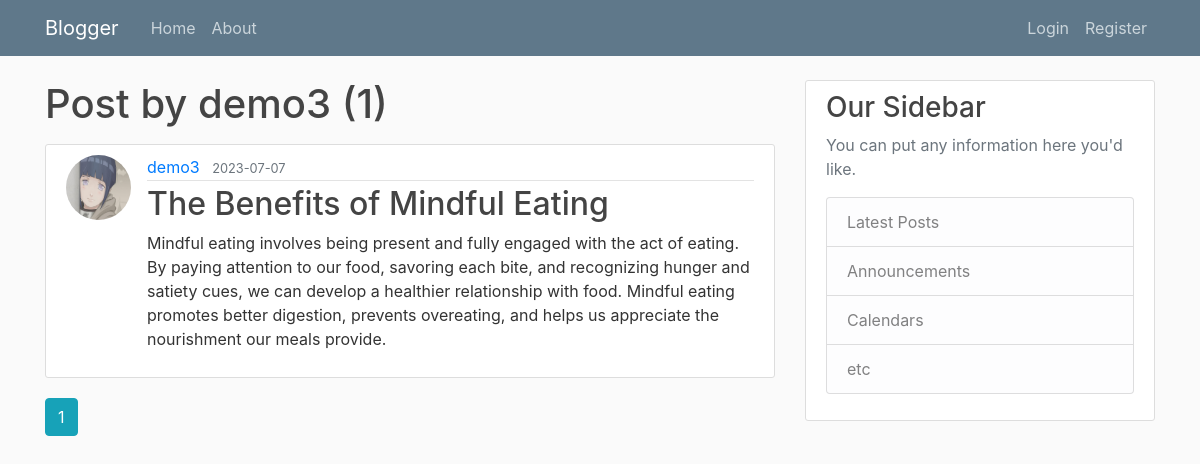
The page /user/demo3 on the database its author committed.
### flaskblog/models.py (models this page shows, shortened)
class User(db.Model, UserMixin):
    id = db.Column(db.Integer, primary_key = True)
    username = db.Column(db.String(20),unique = True, nullable = False)
    email = db.Column(db.String(120),unique = True, nullable = False)
    image_file = db.Column(db.String(120), nullable = False, default='default.jpg')
    password = db.Column(db.String(60), nullable = False)
    posts = db.relationship('Post', backref='author', lazy=True)

class Post(db.Model):
    id = db.Column(db.Integer, primary_key = True)
    title =  db.Column(db.String(120), nullable = False)
    date_posted = db.Column(db.DateTime, nullable=False, default =datetime.utcnow)
    content = db.Column(db.Text, nullable = False)
    user_id = db.Column(db.Integer, db.ForeignKey('user.id'), nullable = False)

### flaskblog/routes.py (the view)
@app.route('/user/<string:username>')
def user_post(username):
    page = request.args.get('page',1,type=int)
    user = User.query.filter_by(username=username).first_or_404()
    posts = Post.query.filter_by(author=user).order_by(Post.date_posted.desc()).paginate(page=page,per_page = 5)
    return render_template('user_post.html', posts = posts,user=user)

### flaskblog/templates/user_post.html (shortened to what this page needs)
{% extends 'base.html' %}
{% block content %}
    <h1 class="mb-3">Post by {{user.username}} ({{posts.total}})</h1>
    {% for post in posts.items %}
    <article class="media content-section">
      <img class = "rounded-circle article-img" src="{{url_for('static', filename='profile_pic/' + post.author.image_file) }}" >
        <div class="media-body">
          <div class="article-metadata">
            <a class="mr-2" href="{{url_for('user_post',username=post.author.username)}}">{{ post.author.username }}</a>
            <small class="text-muted">{{ post.date_posted.strftime('%Y-%m-%d') }}</small>
          </div>
          <h2><a class="article-title" href="{{ url_for('post', post_id=post.id) }}">{{ post.title }}</a></h2>
          <p class="article-content">{{ post.content }}</p>
        </div>
      </article>
    {% endfor %}
    {% for page_num in posts.iter_pages(left_edge=1, right_edge=1, left_current=1, right_current=2) %}
      {% if page_num %}
        {% if posts.page == page_num %}
        <a class="btn btn-info mb-4" href="{{url_for('user_post',username=user.username, page=page_num)}}">{{page_num}}</a>
        {%else%}
        <a class="btn btn-outline-info mb-4" href="{{url_for('user_post',username=user.username, page=page_num)}}">{{page_num}}</a>
        {% endif %}
      {% endif %}
    {% endfor %}
{% endblock %}

### flaskblog/static/main.css (style rules this page uses)
body { background: #fafafa; color: #333333; margin-top: 5rem; }
h1, h2, h3, h4, h5, h6 { color: #444444; }
.content-section { background: #ffffff; padding: 10px 20px; border: 1px solid #dddddd; border-radius: 3px; margin-bottom: 20px; }
.article-title { color: #444444; }
.article-content { white-space: pre-line; }
.article-img { height: 65px; width: 65px; margin-right: 16px; }
.article-metadata { padding-bottom: 1px; margin-bottom: 4px; border-bottom: 1px solid #e3e3e3 }

### rows shown on the page
User: username "demo3"
Post: image_file (picture), author.username "demo3", date_posted "2023-07-07", title "The Benefits of Mindful Eating", content "Mindful eating involves being present and fully engaged with the act of eating. By paying attention to our food, savoring each bite, and recognizing hunger and satiety cues, we can develop a healthier relationship with food. Mindful eating promotes better digestion, prevents overeating, and helps us appreciate the nourishment our meals provide."

### other values the page prints
{{ posts.total }} "1"
{{ page_num }} "1"
